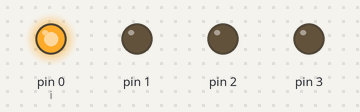
This sketch was run on a simulated Arduino Uno, built with avr-gcc and run on an emulated ATmega328P. Parts: output pins drawn as LEDs (lit = HIGH).

Above: at 0.1 s.
At 2.1 s:
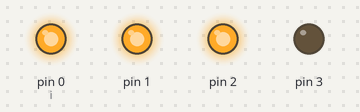
At 6.9 s:
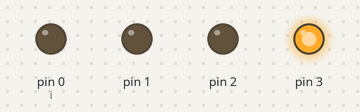
At 12.0 s:
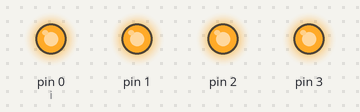
At 28.6 s:
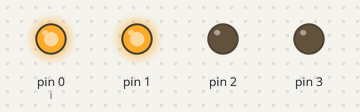
At 35.3 s:
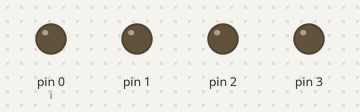
Timing chart, 0 to 40.0 s (numbered marks = the images above):
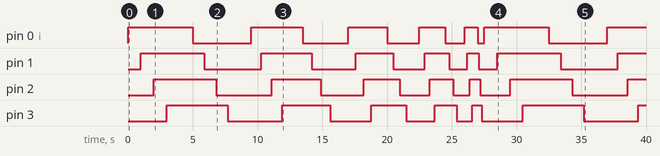

The sketch:

index.ino
```cpp
int i = 0;
int time = 1000;
int j = 0;

void setup() {
  while (i < 4) {
    pinMode(i, OUTPUT);
    i = i + 1;
  }
  pinMode(A0, INPUT);
}

void loop() {
  i = 0;

  if (time < 100) {
   time = 1000;
  }

  while (i < 5) {
    digitalWrite(i, j % 2 == 0 ? HIGH : LOW);
    delay(time);
    i = i + 1;
  }

  time = time - 100;
  j = j + 1;

}
```

Measured:
- by itself, pin 0 (i): LOW → HIGH at 0.00 s, → LOW 5.0 s later, → HIGH 4.5 s later, → LOW 4.0 s later, … (13 changes in this stretch)
- by itself, pin 1: LOW → HIGH at 1.0 s, → LOW 4.9 s later, → HIGH 4.4 s later, → LOW 3.9 s later, … (13 changes in this stretch)
- by itself, pin 2: LOW → HIGH at 2.0 s, → LOW 4.8 s later, → HIGH 4.3 s later, → LOW 3.8 s later, … (13 changes in this stretch)
- by itself, pin 3: LOW → HIGH at 3.0 s, → LOW 4.7 s later, → HIGH 4.2 s later, → LOW 3.7 s later, … (13 changes in this stretch)
